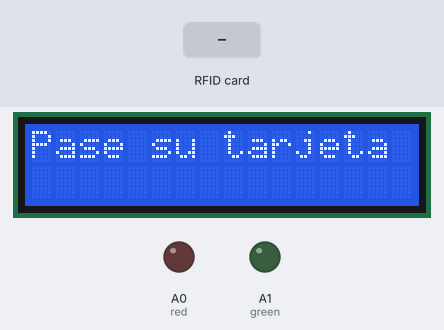
Bench run of a sketch on a simulated Arduino Uno, built with avr-gcc and run on an emulated ATmega328P. Shown: 16×2 character LCD, output pins drawn as LEDs (lit = HIGH). Dashed ring = blinking. The inputs (shaded band) are chosen by the test bench. Pins used as bus, display or sensor lines are not drawn; what the sketch prints to the serial monitor is not drawn.

Above: at 1.3 s.
1.4 s: RFID card 5E 7A 19 C4 held to the reader
At 1.8 s:
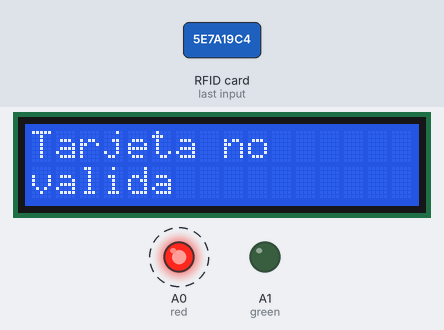
3.9 s: RFID card 9C 64 7C 59 held to the reader
At 5.1 s:
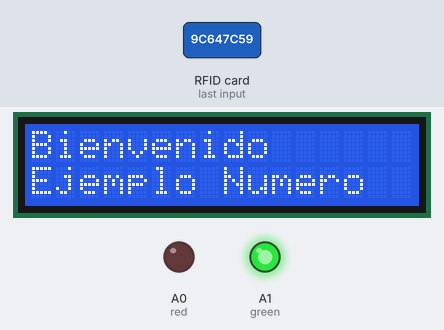
6.9 s: RFID card 9A 64 7C 59 held to the reader
At 9.3 s:
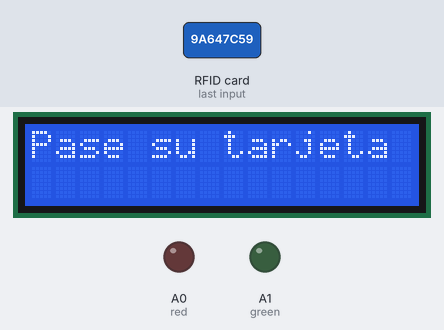
Timing chart, 0 to 10.8 s (numbered marks = the images above; inputs shaded):
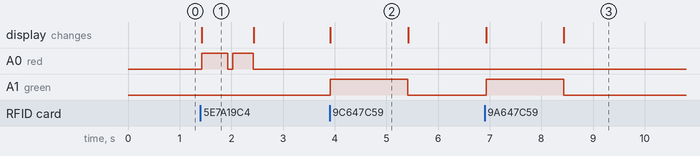

Measured:
- after the input at 1.4 s, A0 (red): alternates HIGH for 0.45 s and LOW for 0.10 s, 4 changes in all, then stays LOW, starting at once; the display: changes at once (image 1)
- after the input at 3.9 s, A1 (green): LOW → HIGH at once, → LOW 1.5 s later; the display: changes at once (image 2)
- after the input at 6.9 s, A1 (green): LOW → HIGH at once, → LOW 1.5 s later; the display: first changes at once (image 3 shows a later state)
- what the display in image 1 shows lasts 1.0 s, from 1.4 s to 2.4 s
- what the display in image 2 shows lasts 1.5 s, from 3.9 s to 5.4 s

The sketch:

RollCaller_V2.0.ino
```cpp
//////////////////////////////////////////////////////////////////////////////////////////////////////////////
/// Programa para el control de la asistencia en las reuniones de IEEE 2018/2019 ////
//////////////////////////////////// by Arturo P. ///////////////////////////////////
/////////////////////////////////////////////////////////////////////////////////////
/*
 Conexiones:
  Módulo RC522, de izquierda a derecha:
   * 3.3V
   * Pin 9
   * Gnd
   * Libre
   * Pin 12
   * Pin 11
   * Pin 13
   * Pin 10

  Leds
  * Rojo  Pin A0
  * Verde Pin A1

  LCD
  * Vss   Gnd
  * Vdd   5V
  * Vo    Potenciometro pin solo
  * RS    Pin 2
  * RW    Gnd
  * E     Pin 3
  * D0-D3 Libre
  * D4-D7 Pin 4-7
  * A     5V
  * K     Gnd
  * Conectar potenciometro a 5V y Gnd
 */

 //Introducimos las librerias que se usaran
#include <SPI.h>            //Libreria Lector
#include <MFRC522.h>       //Libreria Lector
#include <LiquidCrystal.h> //Libreria LCD

//Defino los pines
#define RST_PIN  9    //Pin 9 para el reset del RC522
#define SS_PIN  10   //Pin 10 para el SS (SDA) del RC522
MFRC522 mfrc522(SS_PIN, RST_PIN); //Creamos el objeto para el RC522

LiquidCrystal lcd(2, 3, 4, 5, 6, 7);//Pines de la LCD

#define red A0
#define green A1

//Defino las variables
char *Nombre; //donde se almacenará el nombre de la persona que ha pasado el codigo

byte ActualUID[4]; //almacenará el código del Tag leído

//Matriz con todos los códigos
byte Codigos[][4]=  {{0x9C, 0x64, 0x7C, 0x59},//Ejemplo Número Uno
                    {0x9A, 0x64, 0x7C, 0x59}};//Ejemplo Número Dos

//Nombres de los miembros
char *Nombres[]={"Ejemplo Número Uno",
                 "Ejemplo Número Dos"};

byte tam=sizeof(Nombres)/2; //Numero de nombres que hay

//Creo las funciones

//Funcion que compara 2 vectores
boolean compareArray(byte array1[],byte array2[])
{
  if(array1[0] != array2[0])return(false);
  if(array1[1] != array2[1])return(false);
  if(array1[2] != array2[2])return(false);
  if(array1[3] != array2[3])return(false);
  return(true);
}

//Funcion que compara 1vector y una fila de una matriz
boolean compareMatrix(byte array1[],byte array2[][4],byte j)
{
  if(array1[0] != array2[j][0])return(false);
  if(array1[1] != array2[j][1])return(false);
  if(array1[2] != array2[j][2])return(false);
  if(array1[3] != array2[j][3])return(false);
  return(true);
}

//Funcion para escribir en la LCD
void escribirLCD(char *linea0,char *linea1){
  lcd.setCursor(0, 0);
  lcd.print(linea0);
  lcd.setCursor(0, 1);
  lcd.print(linea1);
}

//Funcion para el texto una vez pasada la targeta
  void texto(){
    escribirLCD("Bienvenido     ",Nombre);
    digitalWrite(green,HIGH);
    delay(1500);
    digitalWrite(green,LOW);
    escribirLCD("Pase su tarjeta","                  ");
  }

//Quita las tildes de las letras
  void change(char *msg){
    byte  i=0;
    bool  a=false;
    byte  negativo[10]={127,119,115,109,102,95,87,83,77,70}; //son los numeros en valor absoluto que caracterizan las letras con tilde
    char  letra[10]={'A','E','I','O','U','a','e','i','o','u'};  //Vector de vocales sin tilde

    while (msg[i]!=0){  //Mientras haya texto...
      if (msg[i]<0){    //Si el caracter tiene tilde (es negativo)
        strcpy(&msg[i],&msg[i+1]);  //cambia el caracter por el caracter siguiente, puesto las letras con tilde genera 2 caracteres
        for (byte j=0;j<10;j++)   //Comprueba que vocal con tilde es y la sustituye por la vocal sin tilde
          if (msg[i]==-negativo[j]) msg[i]=letra[j];
      }
      //Vamos ha hacer que corte el texto cuando llegue al segundo espacio del texto
      if (msg[i]==' ' && a){  //Si llega a un espacio y ya ha pasado por un espacio...
        msg[i]=0;
        break;
        }

      if (msg[i]==' ')    //Si llega a un espacio...
        a=true;

      i++;
    }

  }

//Esta función enciende el led rojo y dice Targeta no valida
void ledRojo(){
  escribirLCD("Tarjeta no         ","valida              ");
  digitalWrite(red,HIGH);
  delay(500);
  digitalWrite(red,LOW);
  delay(100);
  digitalWrite(red,HIGH);
  delay(400);
  digitalWrite(red,LOW);
  escribirLCD("Pase su tarjeta","             ");
}


void setup() { //definimos las entradas e iniciamos Serial, LCD y Lector
  lcd.begin(16, 2); //Iniciamos LCD

  Serial.begin(9600); //Iniciamos La comunicacion serial
  SPI.begin();        //Iniciamos el Bus SPI
  mfrc522.PCD_Init(); // Iniciamos el MFRC522

  Serial.println("Control de asistencia:");

  pinMode(red,OUTPUT);
  pinMode(green,OUTPUT);
  digitalWrite(red,LOW);
  digitalWrite(green,LOW);

  escribirLCD("Pase su tarjeta"," ");
}


void loop() {
  // Revisamos si hay nuevas tarjetas  presentes
  if ( mfrc522.PICC_IsNewCardPresent())
        {
      //Seleccionamos una tarjeta
            if ( mfrc522.PICC_ReadCardSerial()&&!compareArray(ActualUID,mfrc522.uid.uidByte))
            {
                  // Enviamos serialemente su UID
                  for (byte i = 0; i < 4; i++) {
                          ActualUID[i]=mfrc522.uid.uidByte[i];
                  }
                  //comparamos los UID para determinar si es uno de nuestros usuarios
                  for (int j=0;j<tam;j++){
                    if(compareMatrix(ActualUID,Codigos,j)){
                        Nombre=Nombres[j];
                        Serial.println(Nombre);
                        change(Nombre);
                        texto();
                        break;
                    }

                    else if(j==tam-1) ledRojo();

                  // Terminamos la lectura de la tarjeta tarjeta  actual
                  mfrc522.PICC_HaltA();
                  }
            }
      }
}
```
